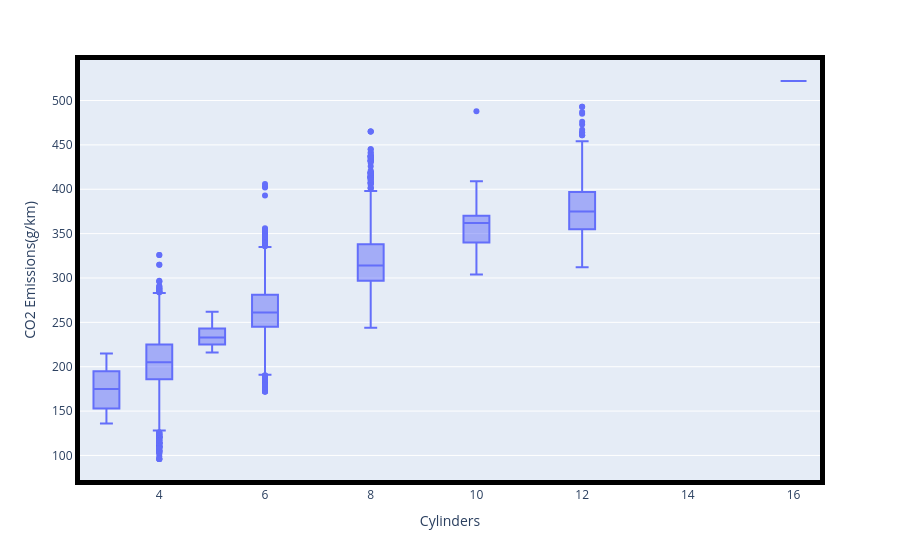

The notebook cell saved with this chart:
### Code cell
fig = px.box(
    df_co2,
    x='Cylinders',
    y='CO2 Emissions(g/km)'
)
fig.update_xaxes(showline=True , linecolor='black', linewidth=5, mirror=True )
fig.update_yaxes(showline=True , linecolor='black', linewidth=5, mirror=True)
fig.show()

### Figure 1 — Plotly figure (JSON) as saved in the notebook; plotly's stock layout.template omitted (floating-point values rounded to 4 significant figures; data arrays with more than 128 entries replaced by an {"elided": "..."} marker saying what was removed)
{"data": [{"alignmentgroup": "True", "hovertemplate": "Cylinders=%{x}<br>CO2 Emissions(g/km)=%{y}<extra></extra>", "legendgroup": "", "marker": {"color": "#636efa"}, "name": "", "notched": false, "offsetgroup": "", "orientation": "v", "showlegend": false, "type": "box", "x": {"elided": "7385 int values"}, "x0": " ", "xaxis": "x", "y": {"elided": "7385 int values"}, "y0": " ", "yaxis": "y"}], "layout": {"boxmode": "group", "legend": {"tracegroupgap": 0}, "margin": {"t": 60}, "xaxis": {"anchor": "y", "domain": [0, 1], "linecolor": "black", "linewidth": 5, "mirror": true, "showline": true, "title": {"text": "Cylinders"}}, "yaxis": {"anchor": "x", "domain": [0, 1], "linecolor": "black", "linewidth": 5, "mirror": true, "showline": true, "title": {"text": "CO2 Emissions(g/km)"}}}}
